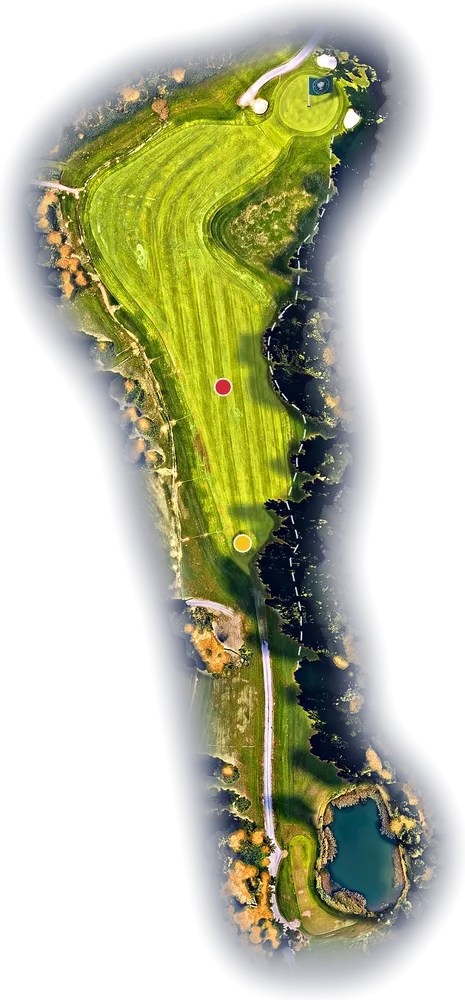
#> input picture klubbar/glasriket/halbilder/hal-03-a5.webp, 465 x 1000 px, shrunk from 1860 x 4000 before the run
$ python kant_tvatt.py ../klubbar/glasriket/halbilder/hal-03-a5.webp
#> lines starting #> are read from the running program, lines starting #| are printed output that depends on the picture; after the words box and inside, x2 and y2 are one past the last pixel; in counts of white or black regions, pixels touching at a corner belong together; pictures that were not available may be replaced by others from this repository, and a replacement may not be noted
"""Tvätta bort AI-ränder i bildkanten (där ortofotots utsnitt tar slut och AI:n drar ut vågräta streck).

    python verktyg/kant_tvatt.py klubbar/glasriket/halbilder/hal-08-a5.webp [fler...]

Ränderna letas i hålets lyft-underlag (hal-NN-lyft.webp), där utsnittets kant syns som vågräta streck
(jämnt i sidled, hackigt i höjdled), inte i målningen: där skulle mörk skog också slå ut. De ytorna
(med marginal) görs genomskinliga med mjuk kant (alfakanalen behålls). `--i-bilden` letar även ränder i själva målningen (bara på hål där
de syns: mörk skog kan annars slå ut); -utan-flagga-versionen tvättas med samma mask. Bilder utan ränder lämnas orörda.
"""
import sys
from pathlib import Path

import numpy as np
from PIL import Image, ImageFilter


def _std(a, r, ax):
    k = 2 * r + 1

    def box(x):
        p = np.pad(x, [(r + 1, r) if i == ax else (0, 0) for i in range(2)], mode="edge").cumsum(ax)
        n = p.shape[ax]
        return (np.take(p, range(k, n), ax) - np.take(p, range(0, n - k), ax)) / k

    m = box(a)
    return np.sqrt(np.clip(box(a * a) - m * m, 0, None))


def randmask(im):
    g = np.asarray(im.convert("L"), dtype=np.float32)
    m = Image.fromarray((((_std(g, 20, 1) < 3) & (_std(g, 20, 0) > 10)) * 255).astype(np.uint8))
    m = m.filter(ImageFilter.MaxFilter(15)).filter(ImageFilter.MinFilter(31))  # bara sammanhängande ränder
    if not np.asarray(m).any():
        return None
    m = m.filter(ImageFilter.MaxFilter(81))  # täck hela randen och lite till
    return np.asarray(m.filter(ImageFilter.GaussianBlur(25)), dtype=np.float32)[..., None] / 255


def tvatta(fil):
    fil = Path(fil)
    im = Image.open(fil)
#> im is the input picture: PIL image 465x1000 RGBA; mean R, G, B, A 56.9, 60.3, 34.8, 113.5
    lyft = Image.open(fil.with_name(fil.name.split("-a")[0] + "-lyft.webp")).convert("RGB").resize(im.size)
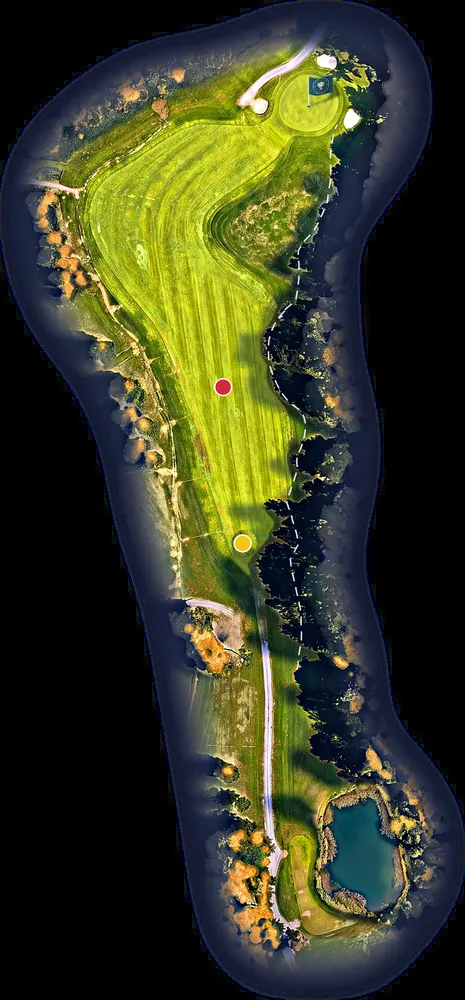
#> lyft: PIL image 465x1000 RGB; mean R, G, B 56.9, 60.3, 34.8
    m = [x for x in (randmask(lyft), randmask(im) if "--i-bilden" in sys.argv else None) if x is not None]
#> in randmask, `g = np.asarray(im.convert("L"), dtype=np.float32)`:
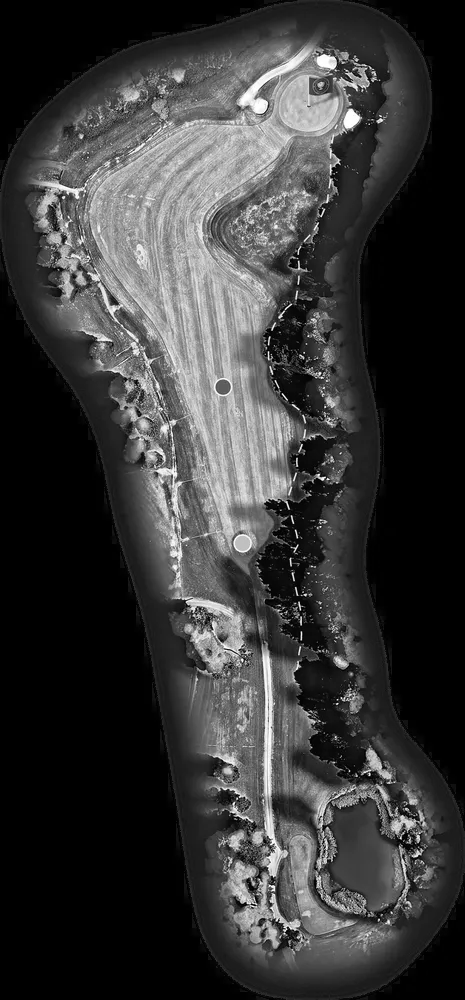
#> g: shape (1000, 465) float32; min 0, max 255, mean 56.4
#> in _std, `return np.sqrt(np.clip(box(a * a) - m * m, 0, None))`:
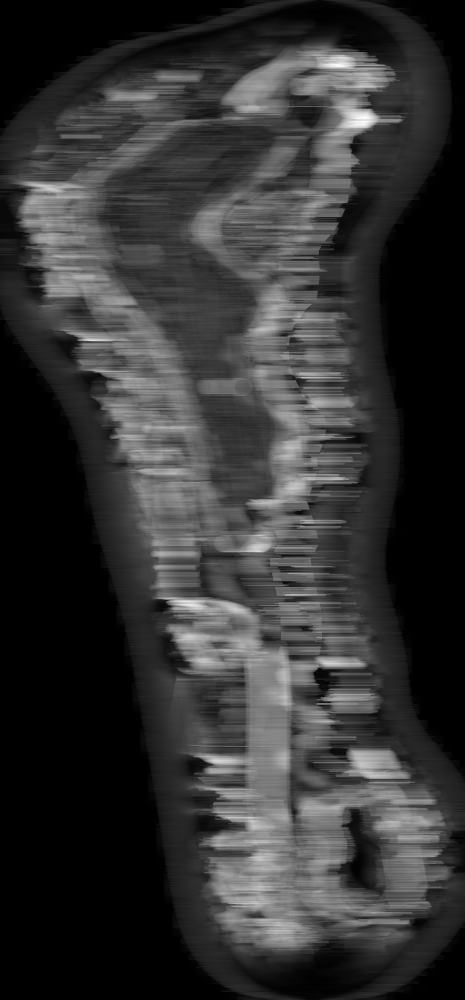
#> returned value: shape (1000, 465) float32; min 0, max 99.8, mean 20.4; drawn with min black and max white
#> in box (call 4), `p = np.pad(x, [(r + 1, r) if i == ax else (0, 0) for i in range(2)], m..`:
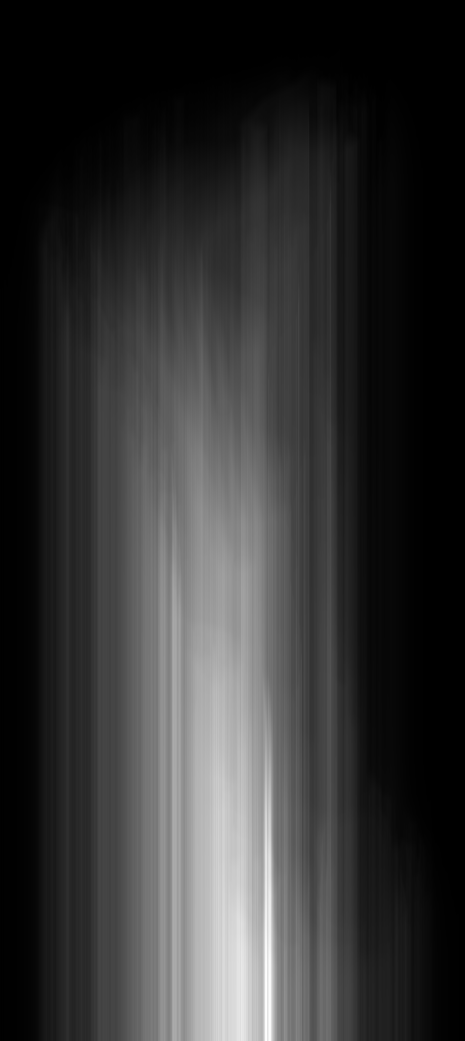
#> p: shape (1041, 465) float32; min 0, max 21456664, mean 4323155.5; drawn with min black and max white
#> in randmask, `m = Image.fromarray((((_std(g, 20, 1) < 3) & (_std(g, 20, 0) > 10)) * ..`:
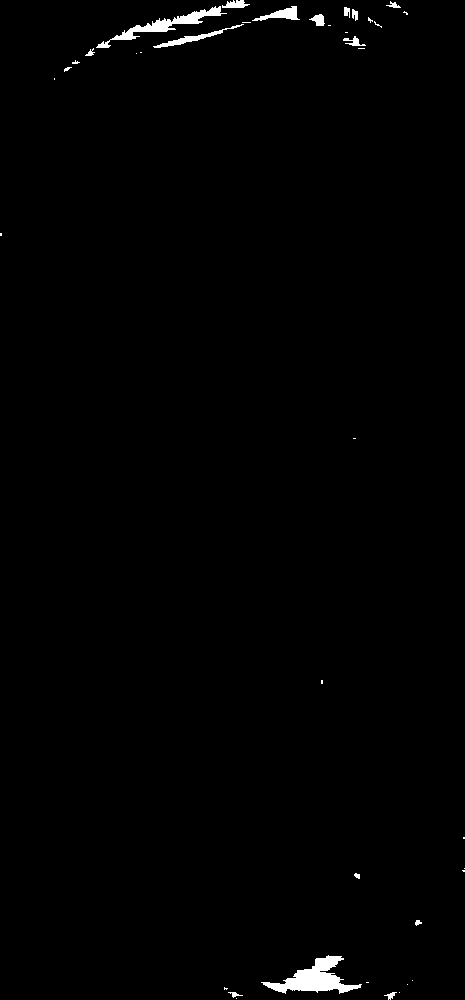
#> m: PIL image 465x1000 L; 0.87% white; 39 white regions (23 under 20 px), largest, box (x1, y1, x2, y2) and area: (261, 955, 362, 994) 1574, (96, 6, 227, 48) 991, (153, 24, 244, 48) 350
#> in randmask, `m = m.filter(ImageFilter.MaxFilter(15)).filter(ImageFilter.MinFilter(3..`: m: PIL image 465x1000 L; 0.12% white; 2 white regions, box (x1, y1, x2, y2) and area: (161, 23, 196, 38) 322, (302, 966, 330, 983) 233
#> in randmask, `m = m.filter(ImageFilter.MaxFilter(81))`: m: PIL image 465x1000 L; 3.6% white; 2 white regions, box (x1, y1, x2, y2) and area: (121, 0, 236, 78) 8857, (262, 926, 370, 1000) 7749
#> in randmask, `return np.asarray(m.filter(ImageFilter.GaussianBlur(25)), dtype=np.flo..`:
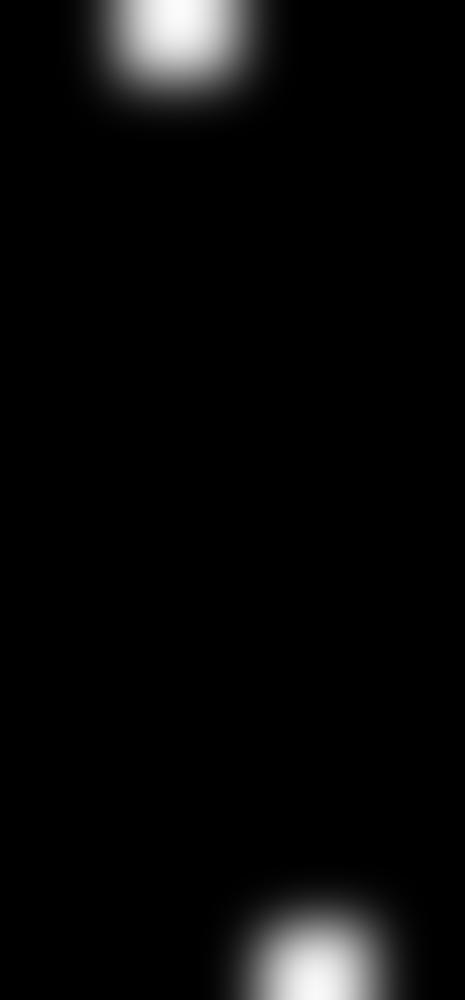
#> returned value: shape (1000, 465, 1) float32; min 0, max 0.984, mean 0.0357
#> m = 1 item
    m = np.maximum.reduce(m) if m else None
    if m is None:
        print(fil, "inga ränder")
        return
    for f in (fil, fil.with_name(fil.stem + "-utan-flagga.webp")):
        if f.exists():
            a = np.asarray(Image.open(f).convert("RGBA"), dtype=np.float32)
            a[..., 3:] *= 1 - m  # ränderna blir genomskinliga: hålkortet visar sin egen botten där
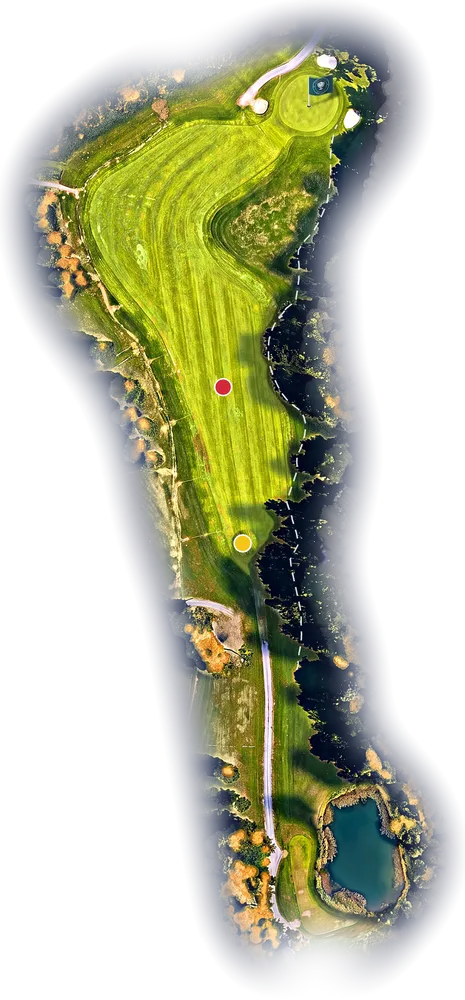
#> a: shape (1000, 465, 4) float32; mean R, G, B, A 56.9, 60.3, 34.8, 110.6; transparent parts drawn white
            Image.fromarray(a.astype(np.uint8), "RGBA").save(f, quality=92)
            print(f, f"{(m > 0.5).mean():.1%} tvättat")
#| ../klubbar/glasriket/halbilder/hal-03-a5.webp 3.1% tvättat


if __name__ == "__main__":
    for f in [a for a in sys.argv[1:] if not a.startswith("--")]:
        tvatta(f)

$ run again, on klubbar/glasriket/halbilder/hal-04-a5.webp
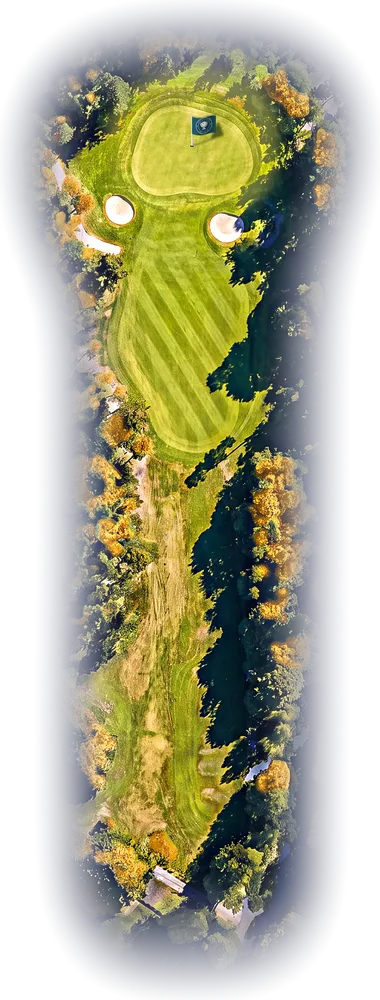
#> input picture klubbar/glasriket/halbilder/hal-04-a5.webp, 380 x 1000 px, shrunk from 1522 x 4000 before the run
#> in tvatta, im is the input picture: PIL image 380x1000 RGBA; mean R, G, B, A 72.9, 72.6, 47.4, 137.9
#> p: shape (1041, 380) float32
#> in randmask, `m = Image.fromarray((((_std(g, 20, 1) < 3) & (_std(g, 20, 0) > 10)) * ..`:
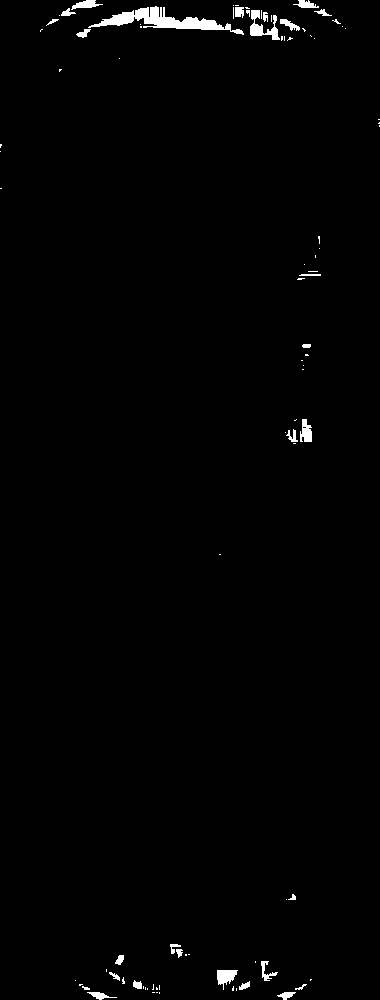
#> m: PIL image 380x1000 L; 1.1% white; 90 white regions (62 under 20 px), largest, box (x1, y1, x2, y2) and area: (88, 6, 244, 35) 1470, (250, 10, 280, 40) 373, (217, 970, 238, 990) 241
#> in tvatta, `m = [x for x in (randmask(lyft), randmask(im) if "--i-bilden" in sys.a..`: m = 1 item
#> in tvatta, `a[..., 3:] *= 1 - m`:
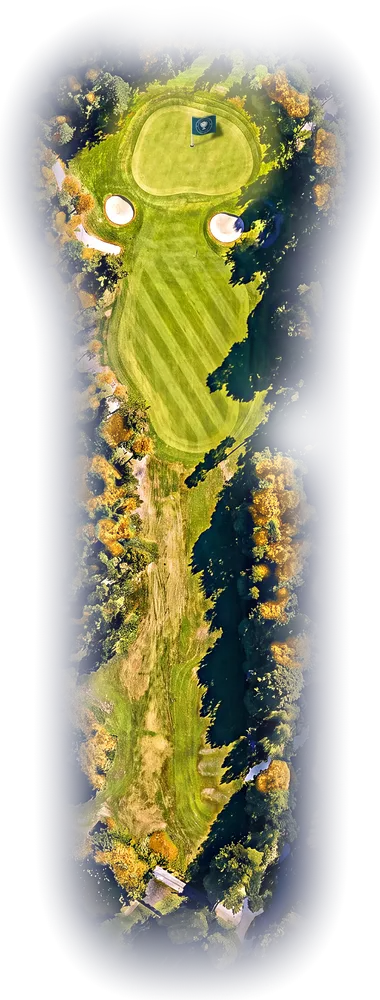
#> a: shape (1000, 380, 4) float32; mean R, G, B, A 72.9, 72.6, 47.4, 132.8; transparent parts drawn white
#| ../klubbar/glasriket/halbilder/hal-04-a5.webp 4.5% tvättat

$ run again, on klubbar/glasriket/halbilder/hal-05-a5.webp
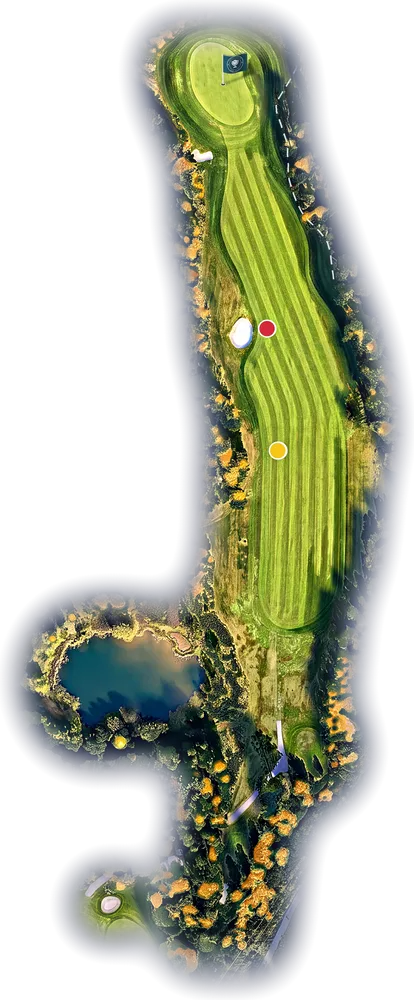
#> input picture klubbar/glasriket/halbilder/hal-05-a5.webp, 414 x 1000 px, shrunk from 1655 x 4000 before the run
#> in tvatta, im is the input picture: PIL image 414x1000 RGBA; mean R, G, B, A 49.8, 54.6, 35.5, 109.6
#> p: shape (1041, 414) float32
#> in randmask, `m = Image.fromarray((((_std(g, 20, 1) < 3) & (_std(g, 20, 0) > 10)) * ..`:
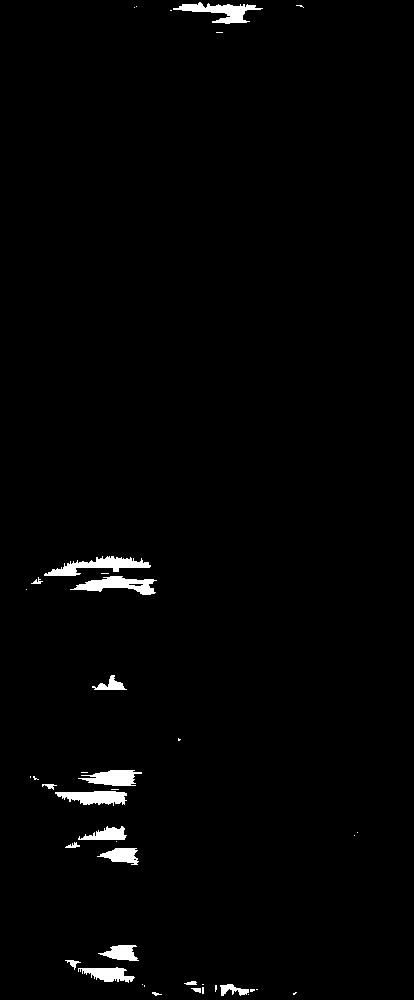
#> m: PIL image 414x1000 L; 1.6% white; 42 white regions (24 under 20 px), largest, box (x1, y1, x2, y2) and area: (44, 556, 151, 576) 919, (70, 576, 157, 595) 831, (173, 2, 263, 24) 806
#> in tvatta, `m = [x for x in (randmask(lyft), randmask(im) if "--i-bilden" in sys.a..`: m = 1 item
#> in tvatta, `a[..., 3:] *= 1 - m`:
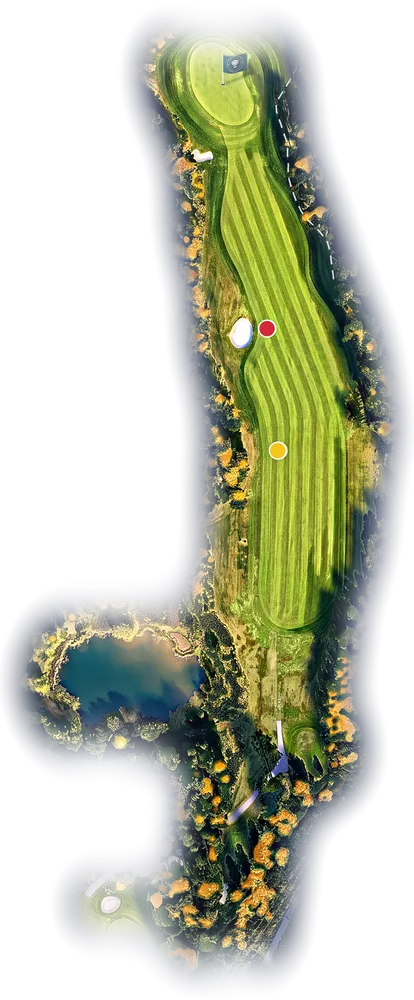
#> a: shape (1000, 414, 4) float32; mean R, G, B, A 49.8, 54.6, 35.5, 100.8; transparent parts drawn white
#| ../klubbar/glasriket/halbilder/hal-05-a5.webp 10.8% tvättat
